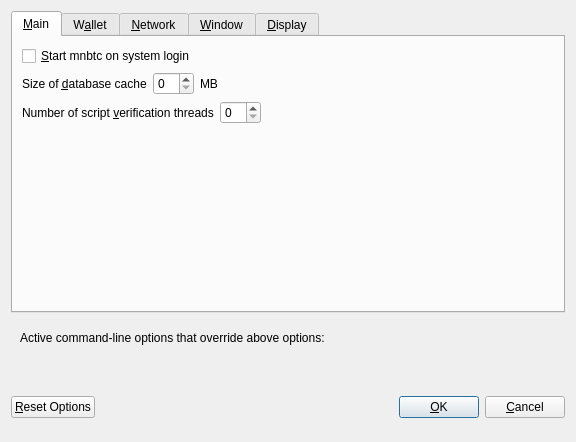
<?xml version="1.0" encoding="UTF-8"?>
<ui version="4.0">
 <class>OptionsDialog</class>
 <widget class="QDialog" name="OptionsDialog">
  <property name="geometry">
   <rect>
    <x>0</x>
    <y>0</y>
    <width>576</width>
    <height>442</height>
   </rect>
  </property>
  <property name="windowTitle">
   <string>Options</string>
  </property>
  <property name="modal">
   <bool>true</bool>
  </property>
  <layout class="QVBoxLayout" name="verticalLayout">
   <item>
    <widget class="QTabWidget" name="tabWidget">
     <property name="currentIndex">
      <number>0</number>
     </property>
     <widget class="QWidget" name="tabMain">
      <attribute name="title">
       <string>&amp;Main</string>
      </attribute>
      <layout class="QVBoxLayout" name="verticalLayout_Main">
       <item>
        <widget class="QCheckBox" name="bitcoinAtStartup">
         <property name="toolTip">
          <string>Automatically start mnbtc after logging in to the system.</string>
         </property>
         <property name="text">
          <string>&amp;Start mnbtc on system login</string>
         </property>
        </widget>
       </item>
       <item>
        <layout class="QHBoxLayout" name="horizontalLayout_2_Main">
         <item>
          <widget class="QLabel" name="databaseCacheLabel">
           <property name="text">
            <string>Size of &amp;database cache</string>
           </property>
           <property name="textFormat">
            <enum>Qt::PlainText</enum>
           </property>
           <property name="buddy">
            <cstring>databaseCache</cstring>
           </property>
          </widget>
         </item>
         <item>
          <widget class="QSpinBox" name="databaseCache"/>
         </item>
         <item>
          <widget class="QLabel" name="databaseCacheUnitLabel">
           <property name="text">
            <string>MB</string>
           </property>
           <property name="textFormat">
            <enum>Qt::PlainText</enum>
           </property>
          </widget>
         </item>
         <item>
          <spacer name="horizontalSpacer_2_Main">
           <property name="orientation">
            <enum>Qt::Horizontal</enum>
           </property>
           <property name="sizeHint" stdset="0">
            <size>
             <width>40</width>
             <height>20</height>
            </size>
           </property>
          </spacer>
         </item>
        </layout>
       </item>
       <item>
        <layout class="QHBoxLayout" name="horizontalLayout_3_Main">
         <item>
          <widget class="QLabel" name="threadsScriptVerifLabel">
           <property name="text">
            <string>Number of script &amp;verification threads</string>
           </property>
           <property name="textFormat">
            <enum>Qt::PlainText</enum>
           </property>
           <property name="buddy">
            <cstring>threadsScriptVerif</cstring>
           </property>
          </widget>
         </item>
         <item>
          <widget class="QSpinBox" name="threadsScriptVerif">
           <property name="toolTip">
            <string>(0 = auto, &lt;0 = leave that many cores free)</string>
           </property>
          </widget>
         </item>
         <item>
          <spacer name="horizontalSpacer_3_Main">
           <property name="orientation">
            <enum>Qt::Horizontal</enum>
           </property>
           <property name="sizeHint" stdset="0">
            <size>
             <width>40</width>
             <height>20</height>
            </size>
           </property>
          </spacer>
         </item>
        </layout>
       </item>
       <item>
        <spacer name="verticalSpacer_2">
         <property name="orientation">
          <enum>Qt::Vertical</enum>
         </property>
         <property name="sizeHint" stdset="0">
          <size>
           <width>20</width>
           <height>40</height>
          </size>
         </property>
        </spacer>
       </item>
      </layout>
     </widget>
     <widget class="QWidget" name="tabWallet">
      <attribute name="title">
       <string>W&amp;allet</string>
      </attribute>
      <layout class="QVBoxLayout" name="verticalLayout_Wallet">
       <item>
        <layout class="QHBoxLayout" name="horizontalLayout_2_Wallet">
         <item>
          <widget class="QLabel" name="labelStakeSplitThresholdText">
           <property name="text">
            <string>Stake split threshold:</string>
           </property>
          </widget>
         </item>
         <item>
          <widget class="QSpinBox" name="spinBoxStakeSplitThreshold">
           <property name="minimum">
            <number>1</number>
           </property>
           <property name="maximum">
            <number>999999</number>
           </property>
          </widget>
         </item>
        </layout>
       </item>
       <item>
        <widget class="QGroupBox" name="groupBox">
         <property name="title">
          <string>Expert</string>
         </property>
         <layout class="QVBoxLayout" name="verticalLayout_2">
          <item>
           <widget class="QCheckBox" name="coinControlFeatures">
            <property name="toolTip">
             <string>Whether to show coin control features or not.</string>
            </property>
            <property name="text">
             <string>Enable coin &amp;control features</string>
            </property>
           </widget>
          </item>
          <item>
           <widget class="QCheckBox" name="showMasternodesTab">
            <property name="toolTip">
             <string>Show additional tab listing all your masternodes in first sub-tab&lt;br/&gt;and all masternodes on the network in second sub-tab.</string>
            </property>
            <property name="text">
             <string>Show Masternodes Tab</string>
            </property>
           </widget>
          </item>
          <item>
           <widget class="QCheckBox" name="spendZeroConfChange">
            <property name="toolTip">
             <string>If you disable the spending of unconfirmed change, the change from a transaction&lt;br/&gt;cannot be used until that transaction has at least one confirmation.&lt;br/&gt;This also affects how your balance is computed.</string>
            </property>
            <property name="text">
             <string>&amp;Spend unconfirmed change</string>
            </property>
           </widget>
          </item>
         </layout>
        </widget>
       </item>
       <item>
        <spacer name="verticalSpacer_Wallet">
         <property name="orientation">
          <enum>Qt::Vertical</enum>
         </property>
         <property name="sizeHint" stdset="0">
          <size>
           <width>20</width>
           <height>40</height>
          </size>
         </property>
        </spacer>
       </item>
      </layout>
     </widget>
     <widget class="QWidget" name="tabNetwork">
      <attribute name="title">
       <string>&amp;Network</string>
      </attribute>
      <layout class="QVBoxLayout" name="verticalLayout_Network">
       <item>
        <widget class="QCheckBox" name="mapPortUpnp">
         <property name="toolTip">
          <string>Automatically open the mnbtc client port on the router. This only works when your router supports UPnP and it is enabled.</string>
         </property>
         <property name="text">
          <string>Map port using &amp;UPnP</string>
         </property>
        </widget>
       </item>
       <item>
        <widget class="QCheckBox" name="allowIncoming">
         <property name="toolTip">
          <string>Accept connections from outside</string>
         </property>
         <property name="text">
          <string>Allow incoming connections</string>
         </property>
        </widget>
       </item>
       <item>
        <widget class="QCheckBox" name="connectSocks">
         <property name="toolTip">
          <string>Connect to the mnbtc network through a SOCKS5 proxy.</string>
         </property>
         <property name="text">
          <string>&amp;Connect through SOCKS5 proxy (default proxy):</string>
         </property>
        </widget>
       </item>
       <item>
        <layout class="QHBoxLayout" name="horizontalLayout_1_Network">
         <item>
          <widget class="QLabel" name="proxyIpLabel">
           <property name="text">
            <string>Proxy &amp;IP:</string>
           </property>
           <property name="textFormat">
            <enum>Qt::PlainText</enum>
           </property>
           <property name="buddy">
            <cstring>proxyIp</cstring>
           </property>
          </widget>
         </item>
         <item>
          <widget class="QValidatedLineEdit" name="proxyIp">
           <property name="minimumSize">
            <size>
             <width>140</width>
             <height>0</height>
            </size>
           </property>
           <property name="maximumSize">
            <size>
             <width>140</width>
             <height>16777215</height>
            </size>
           </property>
           <property name="toolTip">
            <string>IP address of the proxy (e.g. IPv4: 127.0.0.1 / IPv6: ::1)</string>
           </property>
          </widget>
         </item>
         <item>
          <widget class="QLabel" name="proxyPortLabel">
           <property name="text">
            <string>&amp;Port:</string>
           </property>
           <property name="textFormat">
            <enum>Qt::PlainText</enum>
           </property>
           <property name="buddy">
            <cstring>proxyPort</cstring>
           </property>
          </widget>
         </item>
         <item>
          <widget class="QLineEdit" name="proxyPort">
           <property name="minimumSize">
            <size>
             <width>55</width>
             <height>0</height>
            </size>
           </property>
           <property name="maximumSize">
            <size>
             <width>55</width>
             <height>16777215</height>
            </size>
           </property>
           <property name="toolTip">
            <string>Port of the proxy (e.g. 9050)</string>
           </property>
          </widget>
         </item>
         <item>
          <spacer name="horizontalSpacer_1_Network">
           <property name="orientation">
            <enum>Qt::Horizontal</enum>
           </property>
           <property name="sizeHint" stdset="0">
            <size>
             <width>40</width>
             <height>20</height>
            </size>
           </property>
          </spacer>
         </item>
        </layout>
       </item>
       <item>
        <spacer name="verticalSpacer_Network">
         <property name="orientation">
          <enum>Qt::Vertical</enum>
         </property>
         <property name="sizeHint" stdset="0">
          <size>
           <width>20</width>
           <height>40</height>
          </size>
         </property>
        </spacer>
       </item>
      </layout>
     </widget>
     <widget class="QWidget" name="tabWindow">
      <attribute name="title">
       <string>&amp;Window</string>
      </attribute>
      <layout class="QVBoxLayout" name="verticalLayout_Window">
       <item>
        <widget class="QCheckBox" name="minimizeToTray">
         <property name="toolTip">
          <string>Show only a tray icon after minimizing the window.</string>
         </property>
         <property name="text">
          <string>&amp;Minimize to the tray instead of the taskbar</string>
         </property>
        </widget>
       </item>
       <item>
        <widget class="QCheckBox" name="minimizeOnClose">
         <property name="toolTip">
          <string>Minimize instead of exit the application when the window is closed. When this option is enabled, the application will be closed only after selecting Quit in the menu.</string>
         </property>
         <property name="text">
          <string>M&amp;inimize on close</string>
         </property>
        </widget>
       </item>
       <item>
        <spacer name="verticalSpacer_Window">
         <property name="orientation">
          <enum>Qt::Vertical</enum>
         </property>
         <property name="sizeHint" stdset="0">
          <size>
           <width>20</width>
           <height>40</height>
          </size>
         </property>
        </spacer>
       </item>
      </layout>
     </widget>
     <widget class="QWidget" name="tabDisplay">
      <attribute name="title">
       <string>&amp;Display</string>
      </attribute>
      <layout class="QVBoxLayout" name="verticalLayout_Display">
       <item>
        <layout class="QHBoxLayout" name="horizontalLayout_1_Display">
         <item>
          <widget class="QLabel" name="langLabel">
           <property name="text">
            <string>User Interface &amp;language:</string>
           </property>
           <property name="textFormat">
            <enum>Qt::PlainText</enum>
           </property>
           <property name="buddy">
            <cstring>lang</cstring>
           </property>
          </widget>
         </item>
         <item>
          <widget class="QValueComboBox" name="lang">
           <property name="toolTip">
            <string>The user interface language can be set here. This setting will take effect after restarting mnbtc.</string>
           </property>
          </widget>
         </item>
        </layout>
       </item>
       <item>
        <widget class="QLabel" name="label_3">
         <property name="toolTip">
          <string notr="true"/>
         </property>
         <property name="statusTip">
          <string notr="true"/>
         </property>
         <property name="whatsThis">
          <string notr="true"/>
         </property>
         <property name="accessibleName">
          <string notr="true"/>
         </property>
         <property name="text">
          <string>Language missing or translation incomplete? Help contributing translations here:
https://discord.com/invite/2F67SNssbV</string>
         </property>
         <property name="wordWrap">
          <bool>true</bool>
         </property>
         <property name="openExternalLinks">
          <bool>true</bool>
         </property>
         <property name="textInteractionFlags">
          <set>Qt::TextBrowserInteraction</set>
         </property>
        </widget>
       </item>
       <item>
        <layout class="QHBoxLayout" name="horizontalLayout_2_Display" stretch="0,0">
         <item>
          <widget class="QLabel" name="themeLabel">
           <property name="text">
            <string>User Interface Theme:</string>
           </property>
          </widget>
         </item>
         <item>
          <widget class="QValueComboBox" name="theme"/>
         </item>
        </layout>
       </item>
       <item>
        <widget class="QWidget" name="verticalDisplayWidget" native="true">
         <layout class="QVBoxLayout" name="verticalDisplayLayout">
          <property name="margin">
           <number>0</number>
          </property>
          <item>
           <widget class="Line" name="line">
            <property name="orientation">
             <enum>Qt::Horizontal</enum>
            </property>
           </widget>
          </item>
          <item>
           <layout class="QHBoxLayout" name="horizontalLayout_3_Display">
            <item>
             <widget class="QLabel" name="unitLabel">
              <property name="text">
               <string>Unit to show amounts in:</string>
              </property>
              <property name="textFormat">
               <enum>Qt::PlainText</enum>
              </property>
             </widget>
            </item>
            <item>
             <widget class="QValueComboBox" name="unit">
              <property name="toolTip">
               <string>Choose the default subdivision unit to show in the interface and when sending coins.</string>
              </property>
             </widget>
            </item>
           </layout>
          </item>
          <item>
           <layout class="QHBoxLayout" name="horizontalLayout_4_Display">
            <item>
             <widget class="QLabel" name="digitsLabel">
              <property name="text">
               <string>Decimal digits</string>
              </property>
             </widget>
            </item>
            <item>
             <widget class="QValueComboBox" name="digits"/>
            </item>
           </layout>
          </item>
          <item>
           <layout class="QHBoxLayout" name="horizontalLayout_5_Display">
            <item>
             <widget class="QCheckBox" name="checkBoxHideZeroBalances">
              <property name="toolTip">
               <string>Hide empty balances</string>
              </property>
              <property name="layoutDirection">
               <enum>Qt::LeftToRight</enum>
              </property>
              <property name="text">
               <string>Hide empty balances</string>
              </property>
             </widget>
            </item>
            <item>
             <widget class="QCheckBox" name="checkBoxHideOrphans">
              <property name="toolTip">
               <string>Hide orphan stakes in transaction lists</string>
              </property>
              <property name="text">
               <string>Hide orphan stakes</string>
              </property>
             </widget>
            </item>
            <item>
             <spacer name="horizontalSpacer">
              <property name="orientation">
               <enum>Qt::Horizontal</enum>
              </property>
              <property name="sizeHint" stdset="0">
               <size>
                <width>40</width>
                <height>20</height>
               </size>
              </property>
             </spacer>
            </item>
           </layout>
          </item>
          <item>
           <layout class="QHBoxLayout" name="horizontalLayout_6_Display">
            <item>
             <widget class="QLabel" name="thirdPartyTxUrlsLabel">
              <property name="toolTip">
               <string>Third party URLs (e.g. a block explorer) that appear in the transactions tab as context menu items. %s in the URL is replaced by transaction hash. Multiple URLs are separated by vertical bar |.</string>
              </property>
              <property name="text">
               <string>Third party transaction URLs</string>
              </property>
             </widget>
            </item>
            <item>
             <widget class="QLineEdit" name="thirdPartyTxUrls">
              <property name="toolTip">
               <string>Third party URLs (e.g. a block explorer) that appear in the transactions tab as context menu items. %s in the URL is replaced by transaction hash. Multiple URLs are separated by vertical bar |.</string>
              </property>
             </widget>
            </item>
           </layout>
          </item>
         </layout>
        </widget>
       </item>
       <item>
        <spacer name="verticalSpacer">
         <property name="orientation">
          <enum>Qt::Vertical</enum>
         </property>
         <property name="sizeHint" stdset="0">
          <size>
           <width>20</width>
           <height>40</height>
          </size>
         </property>
        </spacer>
       </item>
      </layout>
     </widget>
    </widget>
   </item>
   <item>
    <widget class="QFrame" name="frame">
     <layout class="QVBoxLayout" name="verticalLayout_Bottom">
      <item>
       <layout class="QHBoxLayout" name="horizontalLayout_Bottom">
        <item>
         <widget class="QLabel" name="overriddenByCommandLineInfoLabel">
          <property name="text">
           <string>Active command-line options that override above options:</string>
          </property>
          <property name="textFormat">
           <enum>Qt::PlainText</enum>
          </property>
         </widget>
        </item>
        <item>
         <spacer name="horizontalSpacer_Bottom">
          <property name="orientation">
           <enum>Qt::Horizontal</enum>
          </property>
          <property name="sizeHint" stdset="0">
           <size>
            <width>40</width>
            <height>20</height>
           </size>
          </property>
         </spacer>
        </item>
       </layout>
      </item>
      <item>
       <widget class="QLabel" name="overriddenByCommandLineLabel">
        <property name="text">
         <string/>
        </property>
        <property name="textFormat">
         <enum>Qt::PlainText</enum>
        </property>
        <property name="wordWrap">
         <bool>true</bool>
        </property>
       </widget>
      </item>
     </layout>
    </widget>
   </item>
   <item>
    <layout class="QHBoxLayout" name="horizontalLayout_Buttons">
     <item>
      <widget class="QPushButton" name="resetButton">
       <property name="toolTip">
        <string>Reset all client options to default.</string>
       </property>
       <property name="text">
        <string>&amp;Reset Options</string>
       </property>
       <property name="autoDefault">
        <bool>false</bool>
       </property>
      </widget>
     </item>
     <item>
      <spacer name="horizontalSpacer_1">
       <property name="orientation">
        <enum>Qt::Horizontal</enum>
       </property>
       <property name="sizeHint" stdset="0">
        <size>
         <width>40</width>
         <height>48</height>
        </size>
       </property>
      </spacer>
     </item>
     <item>
      <widget class="QLabel" name="statusLabel">
       <property name="minimumSize">
        <size>
         <width>200</width>
         <height>0</height>
        </size>
       </property>
       <property name="font">
        <font>
         <weight>75</weight>
         <bold>true</bold>
        </font>
       </property>
       <property name="text">
        <string/>
       </property>
       <property name="textFormat">
        <enum>Qt::PlainText</enum>
       </property>
       <property name="wordWrap">
        <bool>true</bool>
       </property>
      </widget>
     </item>
     <item>
      <spacer name="horizontalSpacer_2">
       <property name="orientation">
        <enum>Qt::Horizontal</enum>
       </property>
       <property name="sizeHint" stdset="0">
        <size>
         <width>40</width>
         <height>48</height>
        </size>
       </property>
      </spacer>
     </item>
     <item>
      <widget class="QPushButton" name="okButton">
       <property name="text">
        <string>&amp;OK</string>
       </property>
       <property name="autoDefault">
        <bool>false</bool>
       </property>
       <property name="default">
        <bool>true</bool>
       </property>
      </widget>
     </item>
     <item>
      <widget class="QPushButton" name="cancelButton">
       <property name="text">
        <string>&amp;Cancel</string>
       </property>
       <property name="autoDefault">
        <bool>false</bool>
       </property>
      </widget>
     </item>
    </layout>
   </item>
  </layout>
 </widget>
 <customwidgets>
  <customwidget>
   <class>QValidatedLineEdit</class>
   <extends>QLineEdit</extends>
   <header>qvalidatedlineedit.h</header>
  </customwidget>
  <customwidget>
   <class>QValueComboBox</class>
   <extends>QComboBox</extends>
   <header>qvaluecombobox.h</header>
  </customwidget>
 </customwidgets>
 <resources/>
 <connections/>
</ui>
